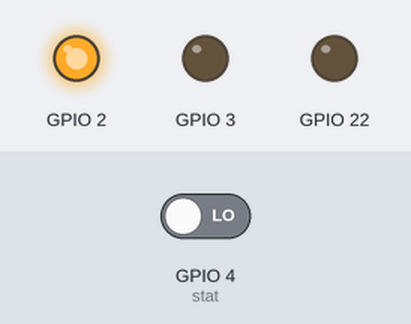
The program below on a simulated Raspberry Pi (BCM pin numbers). Parts: output pins drawn as LEDs (lit = HIGH). Inputs (shaded band) come from the test bench; at power-on: GPIO 4 (stat) LOW. What the program prints to the terminal is not drawn.

Above: at 1.2 s.
1.3 s: GPIO 4 (stat) driven HIGH
At 1.6 s:
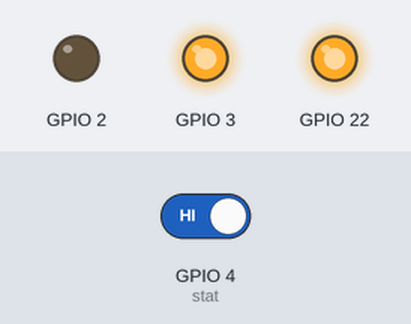
2.8 s: GPIO 4 (stat) driven LOW
At 3.9 s:
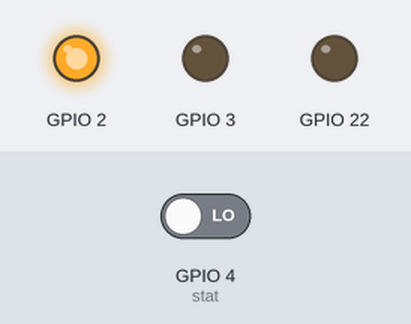
Timing chart, 0 to 5.8 s (numbered marks = the images above; inputs shaded):
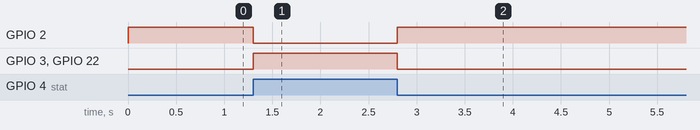

The program:

LDR_sensor.py
```python
import RPi.GPIO as IO

IO.setmode(IO.BCM)
IO.setup(4,IO.IN)#LDR sensor pin
IO.setup(2,IO.OUT) #GPIO 2 -> Red LED as output
IO.setup(3,IO.OUT) #GPIO 3 -> Green LED as output
IO.setup(22,IO.OUT) #GPIO 14 -> Buzzer as output

while True:
    #for i in range(0,5):
     stat=IO.input(4)
     if(1==stat):
         print("light on")
         IO.output(3,True) #Green led ON
         IO.output(22,True) #Buzzer ON
         IO.output(2,False) # Red led OFF
     else:
         print("light off")
         IO.output(2,True) #Red led ON
         IO.output(3,False) # Green led OFF
         IO.output(22,False) # Buzzer OFF
```

Measured:
- after the input at 1.3 s, GPIO 2: HIGH → LOW at once; GPIO 3, GPIO 22: LOW → HIGH at once
- after the input at 2.8 s, GPIO 2: LOW → HIGH at once; GPIO 3, GPIO 22: HIGH → LOW at once
